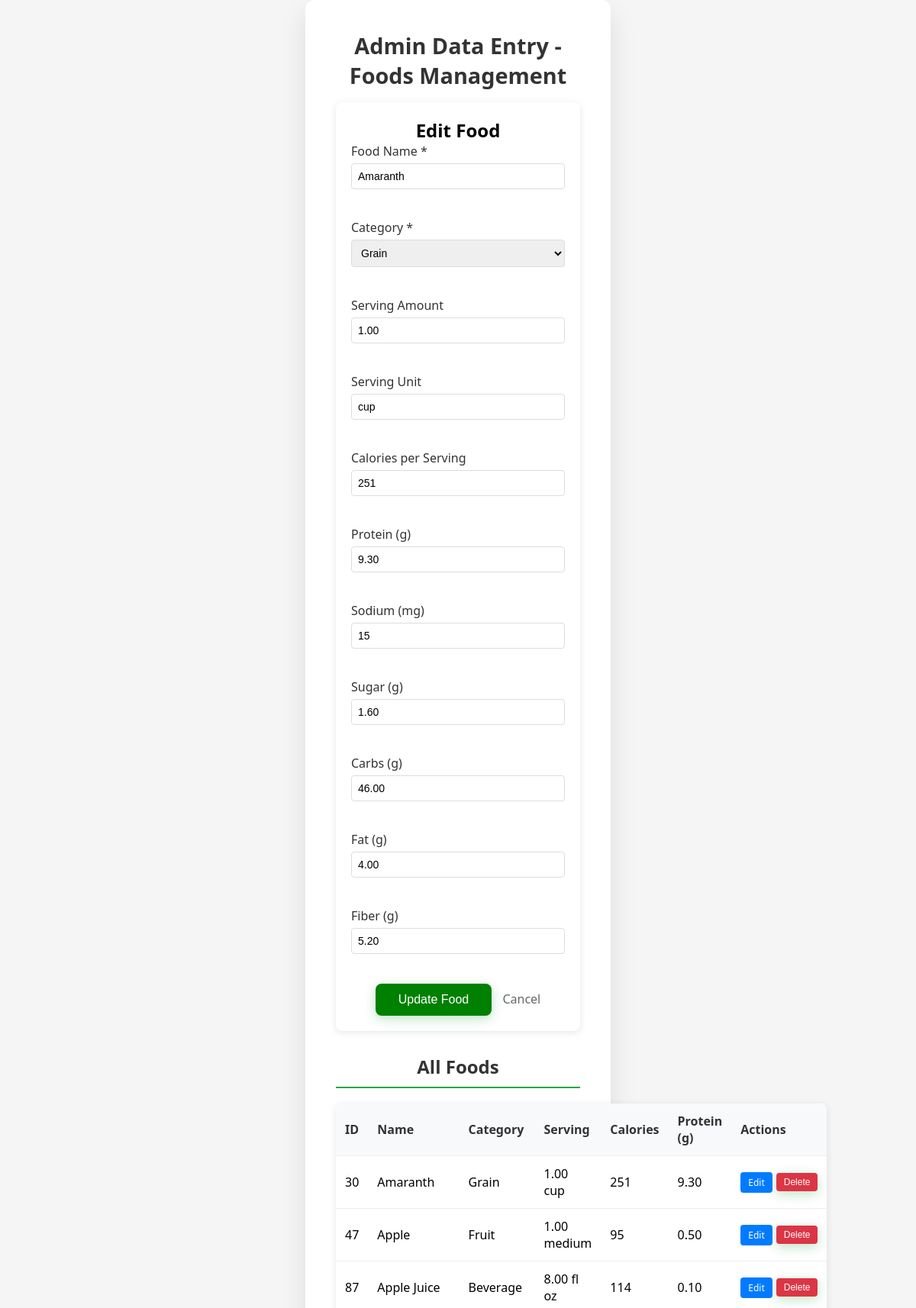
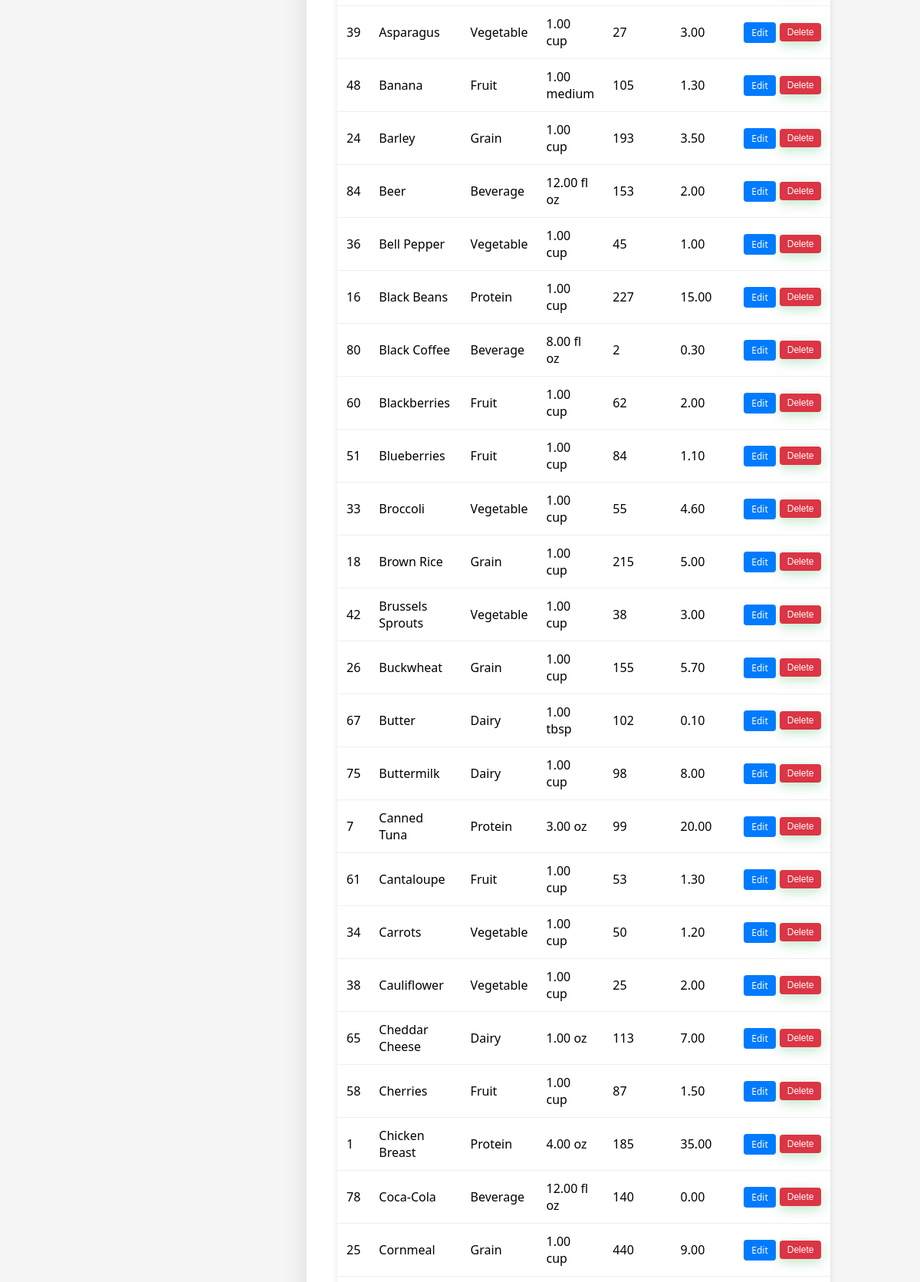
The page /admin/adminDataEntry.php?edit=30 (signed in, upper part) on the database its author committed (2 pictures, top to bottom).
### tables this page shows
CREATE TABLE Foods (
  id INT PRIMARY KEY AUTO_INCREMENT,

  name VARCHAR(100) NOT NULL,

  category ENUM('protein', 'grain', 'vegetable', 'fruit', 'dairy', 'beverage') NOT NULL,

  serving_amount DECIMAL(6,2),            
  serving_unit VARCHAR(20),               

  calories_per_serving INT,

  protein_grams DECIMAL(5,2),
  sodium_mg INT,
  sugar_grams DECIMAL(5,2),
  carbs_grams DECIMAL(5,2),
  fat_grams DECIMAL(5,2),
  fiber_grams DECIMAL(5,2),

  dietary_tags VARCHAR(255),              
  allergens VARCHAR(255),                 
  ingredients TEXT,                       

  INDEX idx_category (category),
  INDEX idx_nutrition (protein_grams, sodium_mg, sugar_grams),
  INDEX idx_tags (dietary_tags),
  INDEX idx_allergens (allergens)
);

### database/db.php (called while the page is built, shortened)
<?php
class db {
    private $pdo = null;
    function __construct() {
    try {
        $this->pdo = new PDO (
            "mysql:host=".DB_HOST.";dbname=".DB_NAME.";charset=".DB_CHARSET,
            DB_USER, DB_PASSWORD, [
                PDO::ATTR_ERRMODE => PDO::ERRMODE_EXCEPTION,
                PDO::ATTR_DEFAULT_FETCH_MODE => PDO::FETCH_ASSOC
            ]
        );
    } catch (PDOException $e) {
        echo "ERROR connecting <br>".$e->getMessage();
        return null;
    }
}
    public function selectOne($sql, $params = []) {
    try {
        $this->stmt = $this->pdo->prepare($sql);
        $this->stmt->execute($params);
        return $this->stmt->fetch();
    } catch (PDOException $e) {
        echo "SelectOne Error: " . $e->getMessage();
        return null;
    }
}
      function select ($sql, $data=null) {
          try{
              $this->stmt = $this->pdo->prepare($sql);
              $this->stmt->execute($data);
              return $this->stmt->fetchAll();
          } catch (PDOException $e) {
               echo $sql . "<br>".$e->getMessage();
               return null;
          }
      }
}
$_db = new db();

### admin/adminDataEntry.php (the view, shortened to what this page needs)
<?php
require_once __DIR__ . '/../database/db.php';
$foods = $_db->select("SELECT * FROM Foods ORDER BY name");
$editFood = null;
if (isset($_GET['edit'])) {
    $editId = $_GET['edit'];
    $editFood = $_db->selectOne("SELECT * FROM Foods WHERE id = ?", [$editId]);
}
?>
<!DOCTYPE html>
<html lang="en">
<head>
    <link rel="stylesheet" href="../style.css">
</head>
<body>
<div class="container">
    <h1>Admin Data Entry - Foods Management</h1>
    <div class="form-container">
        <h2><?php echo $editFood ? 'Edit Food' : 'Add New Food'; ?></h2>
        <form method="POST">
            <div class="form-row">
                <div class="form-group">
                    <label for="name">Food Name *</label>
                    <input type="text" id="name" name="name" value="<?php echo htmlspecialchars($editFood['name'] ?? ''); ?>" required>
                </div>
                <div class="form-group">
                    <label for="category">Category *</label>
                    <select id="category" name="category" required>
                        <option value="grain" <?php echo ($editFood['category'] ?? '') === 'grain' ? 'selected' : ''; ?>>Grain</option>
                    </select>
                </div>
            </div>
            <div class="form-row">
                <div class="form-group">
                    <label for="serving_amount">Serving Amount</label>
                    <input type="number" step="0.01" id="serving_amount" name="serving_amount" value="<?php echo htmlspecialchars($editFood['serving_amount'] ?? ''); ?>">
                </div>
                <div class="form-group">
                    <label for="serving_unit">Serving Unit</label>
                    <input type="text" id="serving_unit" name="serving_unit" value="<?php echo htmlspecialchars($editFood['serving_unit'] ?? ''); ?>" placeholder="e.g., oz, cup, g">
                </div>
                <div class="form-group">
                    <label for="calories">Calories per Serving</label>
                    <input type="number" id="calories" name="calories" value="<?php echo htmlspecialchars($editFood['calories_per_serving'] ?? ''); ?>">
                </div>
            </div>
            <div class="form-row">
                <div class="form-group">
                    <label for="protein">Protein (g)</label>
                    <input type="number" step="0.01" id="protein" name="protein" value="<?php echo htmlspecialchars($editFood['protein_grams'] ?? ''); ?>">
                </div>
                <div class="form-group">
                    <label for="sodium">Sodium (mg)</label>
                    <input type="number" id="sodium" name="sodium" value="<?php echo htmlspecialchars($editFood['sodium_mg'] ?? ''); ?>">
                </div>
                <div class="form-group">
                    <label for="sugar">Sugar (g)</label>
                    <input type="number" step="0.01" id="sugar" name="sugar" value="<?php echo htmlspecialchars($editFood['sugar_grams'] ?? ''); ?>">
                </div>
            </div>
            <div class="form-row">
                <div class="form-group">
                    <label for="carbs">Carbs (g)</label>
                    <input type="number" step="0.01" id="carbs" name="carbs" value="<?php echo htmlspecialchars($editFood['carbs_grams'] ?? ''); ?>">
                </div>
                <div class="form-group">
                    <label for="fat">Fat (g)</label>
                    <input type="number" step="0.01" id="fat" name="fat" value="<?php echo htmlspecialchars($editFood['fat_grams'] ?? ''); ?>">
                </div>
                <div class="form-group">
                    <label for="fiber">Fiber (g)</label>
                    <input type="number" step="0.01" id="fiber" name="fiber" value="<?php echo htmlspecialchars($editFood['fiber_grams'] ?? ''); ?>">
                </div>
            </div>
            <button type="submit"><?php echo $editFood ? 'Update Food' : 'Add Food'; ?></button>
            <?php if ($editFood): ?>
                <a href="adminDataEntry.php" style="margin-left: 10px; text-decoration: none; color: #666;">Cancel</a>
            <?php endif; ?>
        </form>
    </div>
    <h2 class="section-title">All Foods</h2>
    <?php if ($foods): ?>
        <table class="foods-table">
            <thead>
                <tr>
                    <th>ID</th>
                    <th>Name</th>
                    <th>Category</th>
                    <th>Serving</th>
                    <th>Calories</th>
                    <th>Protein (g)</th>
                    <th>Actions</th>
                </tr>
            </thead>
            <tbody>
                <?php foreach ($foods as $food): ?>
                    <tr>
                        <td><?php echo $food['id']; ?></td>
                        <td><?php echo htmlspecialchars($food['name']); ?></td>
                        <td><?php echo ucfirst($food['category']); ?></td>
                        <td><?php echo $food['serving_amount'] ? $food['serving_amount'] . ' ' . $food['serving_unit'] : '-'; ?></td>
                        <td><?php echo $food['calories_per_serving'] ?? '-'; ?></td>
                        <td><?php echo $food['protein_grams'] ?? '-'; ?></td>
                        <td>
                            <div class="action-buttons">
                                <a href="adminDataEntry.php?edit=<?php echo $food['id']; ?>" class="btn-small btn-edit">Edit</a>
                                <form method="POST" style="display: inline;" onsubmit="return confirm('Are you sure you want to delete this food item?');">
                                    <button type="submit" class="btn-small btn-delete">Delete</button>
                                </form>
                            </div>
                        </td>
                    </tr>
                <?php endforeach; ?>
            </tbody>
        </table>
    <?php else: ?>
        <p>No foods found. Add your first food item above!</p>
    <?php endif; ?>
</div>
</body>
</html>

### style.css (style rules this page uses)
* { margin: 0; padding: 0; box-sizing: border-box; }
body { font-family: 'Segoe UI', Tahoma, Geneva, Verdana, sans-serif; background: #f5f5f5; min-height: 100vh; display: flex; align-items: center; justify-content: center; }
.container { background: white; padding: 2.5rem; border-radius: 12px; box-shadow: 0 15px 35px rgba(0, 0, 0, 0.1); text-align: center; max-width: 400px; width: 90%; }
h1 { color: #333; margin-bottom: 1rem; font-size: 1.8rem; font-weight: 600; }
button { background: green; color: white; border: none; padding: 12px 30px; border-radius: 8px; font-size: 1rem; font-weight: 500; cursor: pointer; transition: all 0.3s ease; box-shadow: 0 4px 15px rgba(40, 167, 69, 0.3); }
.form-group { margin-bottom: 1.5rem; text-align: left; }
.form-group label { display: block; margin-bottom: 0.5rem; color: #333; font-weight: 500; }
.form-group input { width: 100%; padding: 12px; border: 2px solid #ddd; border-radius: 8px; font-size: 1rem; transition: border-color 0.3s ease; }

### admin/adminDataEntry.php (style rules this page uses)
.form-container { background: #fff; padding: 20px; border-radius: 8px; box-shadow: 0 2px 10px rgba(0,0,0,0.1); margin-bottom: 30px; }
.form-row { display: flex; gap: 15px; margin-bottom: 15px; flex-wrap: wrap; }
.form-group { flex: 1; min-width: 200px; }
.form-group label { display: block; margin-bottom: 5px; font-weight: 500; color: #333; }
.form-group input, .form-group select { width: 100%; padding: 8px; border: 1px solid #ddd; border-radius: 4px; font-size: 14px; }
.foods-table { width: 100%; border-collapse: collapse; background: #fff; border-radius: 8px; overflow: hidden; box-shadow: 0 2px 10px rgba(0,0,0,0.1); }
.foods-table th, .foods-table td { padding: 12px; text-align: left; border-bottom: 1px solid #eee; }
.foods-table th { background: #f8f9fa; font-weight: 600; color: #333; }
.action-buttons { display: flex; gap: 5px; }
.btn-small { padding: 5px 10px; font-size: 12px; border: none; border-radius: 4px; cursor: pointer; text-decoration: none; display: inline-block; }
.btn-edit { background: #007bff; color: white; }
.btn-delete { background: #dc3545; color: white; }
.section-title { margin-top: 30px; margin-bottom: 20px; color: #333; border-bottom: 2px solid #28a745; padding-bottom: 10px; }

### rows shown on the page
foods: name "Amaranth", category "Grain", serving_amount "1.00", serving_unit "cup", calories "251", protein "9.30", sodium "15", sugar "1.60", carbs "46.00", fat "4.00", fiber "5.20", id "30", calories_per_serving "251", protein_grams "9.30"
foods: id "47", name "Apple", category "Fruit", serving_amount "1.00", serving_unit "medium", calories_per_serving "95", protein_grams "0.50"
foods: id "87", name "Apple Juice", category "Beverage", serving_amount "8.00", serving_unit "fl oz", calories_per_serving "114", protein_grams "0.10"
foods: id "39", name "Asparagus", category "Vegetable", serving_amount "1.00", serving_unit "cup", calories_per_serving "27", protein_grams "3.00"
foods: id "48", name "Banana", category "Fruit", serving_amount "1.00", serving_unit "medium", calories_per_serving "105", protein_grams "1.30"
foods: id "24", name "Barley", category "Grain", serving_amount "1.00", serving_unit "cup", calories_per_serving "193", protein_grams "3.50"
foods: id "84", name "Beer", category "Beverage", serving_amount "12.00", serving_unit "fl oz", calories_per_serving "153", protein_grams "2.00"
foods: id "36", name "Bell Pepper", category "Vegetable", serving_amount "1.00", serving_unit "cup", calories_per_serving "45", protein_grams "1.00"
foods: id "16", name "Black Beans", category "Protein", serving_amount "1.00", serving_unit "cup", calories_per_serving "227", protein_grams "15.00"
foods: id "80", name "Black Coffee", category "Beverage", serving_amount "8.00", serving_unit "fl oz", calories_per_serving "2", protein_grams "0.30"
foods: id "60", name "Blackberries", category "Fruit", serving_amount "1.00", serving_unit "cup", calories_per_serving "62", protein_grams "2.00"
foods: id "51", name "Blueberries", category "Fruit", serving_amount "1.00", serving_unit "cup", calories_per_serving "84", protein_grams "1.10"
foods: id "33", name "Broccoli", category "Vegetable", serving_amount "1.00", serving_unit "cup", calories_per_serving "55", protein_grams "4.60"
foods: id "18", name "Brown Rice", category "Grain", serving_amount "1.00", serving_unit "cup", calories_per_serving "215", protein_grams "5.00"
foods: id "42", name "Brussels Sprouts", category "Vegetable", serving_amount "1.00", serving_unit "cup", calories_per_serving "38", protein_grams "3.00"
foods: id "26", name "Buckwheat", category "Grain", serving_amount "1.00", serving_unit "cup", calories_per_serving "155", protein_grams "5.70"
foods: id "67", name "Butter", category "Dairy", serving_amount "1.00", serving_unit "tbsp", calories_per_serving "102", protein_grams "0.10"
foods: id "75", name "Buttermilk", category "Dairy", serving_amount "1.00", serving_unit "cup", calories_per_serving "98", protein_grams "8.00"
foods: id "7", name "Canned Tuna", category "Protein", serving_amount "3.00", serving_unit "oz", calories_per_serving "99", protein_grams "20.00"
foods: id "61", name "Cantaloupe", category "Fruit", serving_amount "1.00", serving_unit "cup", calories_per_serving "53", protein_grams "1.30"
foods: id "34", name "Carrots", category "Vegetable", serving_amount "1.00", serving_unit "cup", calories_per_serving "50", protein_grams "1.20"
foods: id "38", name "Cauliflower", category "Vegetable", serving_amount "1.00", serving_unit "cup", calories_per_serving "25", protein_grams "2.00"
foods: id "65", name "Cheddar Cheese", category "Dairy", serving_amount "1.00", serving_unit "oz", calories_per_serving "113", protein_grams "7.00"
foods: id "58", name "Cherries", category "Fruit", serving_amount "1.00", serving_unit "cup", calories_per_serving "87", protein_grams "1.50"
foods: id "1", name "Chicken Breast", category "Protein", serving_amount "4.00", serving_unit "oz", calories_per_serving "185", protein_grams "35.00"
foods: id "78", name "Coca-Cola", category "Beverage", serving_amount "12.00", serving_unit "fl oz", calories_per_serving "140", protein_grams "0.00"
foods: id "25", name "Cornmeal", category "Grain", serving_amount "1.00", serving_unit "cup", calories_per_serving "440", protein_grams "9.00"
